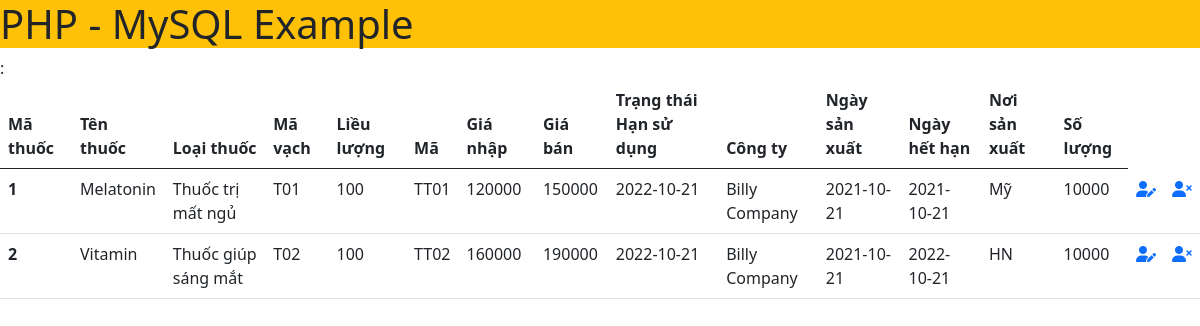
The page / on the database its author committed.
### tables this page shows
CREATE TABLE `drugs` (
  `id` int(30) UNSIGNED NOT NULL,
  `name` varchar(30) NOT NULL,
  `type` varchar(30) NOT NULL,
  `barcode` varchar(30) NOT NULL,
  `dose` int(11) NOT NULL,
  `code` varchar(30) NOT NULL,
  `cost_price` float NOT NULL,
  `selling_price` float NOT NULL,
  `expiry` date NOT NULL,
  `company_name` varchar(30) NOT NULL,
  `production_date` date NOT NULL,
  `expiration_date` date NOT NULL,
  `place` varchar(100) NOT NULL,
  `quantity` int(30) DEFAULT NULL
);

### index.php (the view)
<?php
    include 'header.php';
?>
    <main>
        :
        <table class="table">
            <thead>
            <tr>
                    <th scope="col">Mã thuốc</th>
                    <th scope="col">Tên thuốc</th>
                    <th scope="col">Loại thuốc</th>
                    <th scope="col">Mã vạch</th>
                    <th scope="col">Liều lượng</th>
                    <th scope="col">Mã</th>
                    <th scope="col">Giá nhập</th>
                    <th scope="col">Giá bán</th>
                    <th scope="col">Trạng thái Hạn sử dụng</th>
                    <th scope="col">Công ty</th>
                    <th scope="col">Ngày sản xuất</th>
                    <th scope="col">Ngày hết hạn</th>
                    <th scope="col">Nơi sản xuất</th>
                    <th scope="col">Số lượng</th>
                </tr>
            </thead>
            <tbody>
                <?php
                include 'config.php';
                $sql = "SELECT * FROM drugs";
                $result = mysqli_query($conn, $sql);
                if (mysqli_num_rows($result) > 0) {
                    while ($row = mysqli_fetch_assoc($result)) {
                        echo '<tr>';
                        echo '<th scope="row">' . $row['id'] . '</th>';
                        echo '<td>' . $row['name'] . '</td>';
                        echo '<td>' . $row['type'] . '</td>';
                        echo '<td>' . $row['barcode'] . '</td>';
                        echo '<td>' . $row['dose'] . '</td>';
                        echo '<td>' . $row['code'] . '</td>';
                        echo '<td>' . $row['cost_price'] . '</td>';
                        echo '<td>' . $row['selling_price'] . '</td>';
                        echo '<td>' . $row['expiry'] . '</td>';
                        echo '<td>' . $row['company_name'] . '</td>';
                        echo '<td>' . $row['production_date'] . '</td>';
                        echo '<td>' . $row['expiration_date'] . '</td>';
                        echo '<td>' . $row['place'] . '</td>';
                        echo '<td>' . $row['quantity'] . '</td>';
                        echo '<td><a href="edit.php?id=' . $row['id'] . '"><i class="fas fa-user-edit"></i></a></td>';
                        echo '<td><a href="delete.php?id=' . $row['id'] . '"><i class="fas fa-user-times"></i></a></td>';
                        echo '</tr>';
                    }
                }
                ?>
            </tbody>
            </table>
    </main>
<?php
    include 'footer.php';
?>

### header.php (shortened to what this page needs)
<!doctype html>
<html lang="en">
  <head>
    <link href="https://cdn.jsdelivr.net/npm/bootstrap@5.0.2/dist/css/bootstrap.min.css" rel="stylesheet">
    <link rel="stylesheet" href="https://cdnjs.cloudflare.com/ajax/libs/font-awesome/6.0.0-beta2/css/all.min.css" />
  </head>
  <body>
    <h1 class="bg-warning">PHP - MySQL Example</h1>

### footer.php (shortened to what this page needs)
  </body>
</html>

### rows shown on the page
drugs: id "1", name "Melatonin", type "Thuốc trị mất ngủ", barcode "T01", dose "100", code "TT01", cost_price "120000", selling_price "150000", expiry "2022-10-21", company_name "Billy Company", production_date "2021-10-21", expiration_date "2021-10-21", place "Mỹ", quantity "10000"
drugs: id "2", name "Vitamin", type "Thuốc giúp sáng mắt", barcode "T02", dose "100", code "TT02", cost_price "160000", selling_price "190000", expiry "2022-10-21", company_name "Billy Company", production_date "2021-10-21", expiration_date "2022-10-21", place "HN", quantity "10000"
